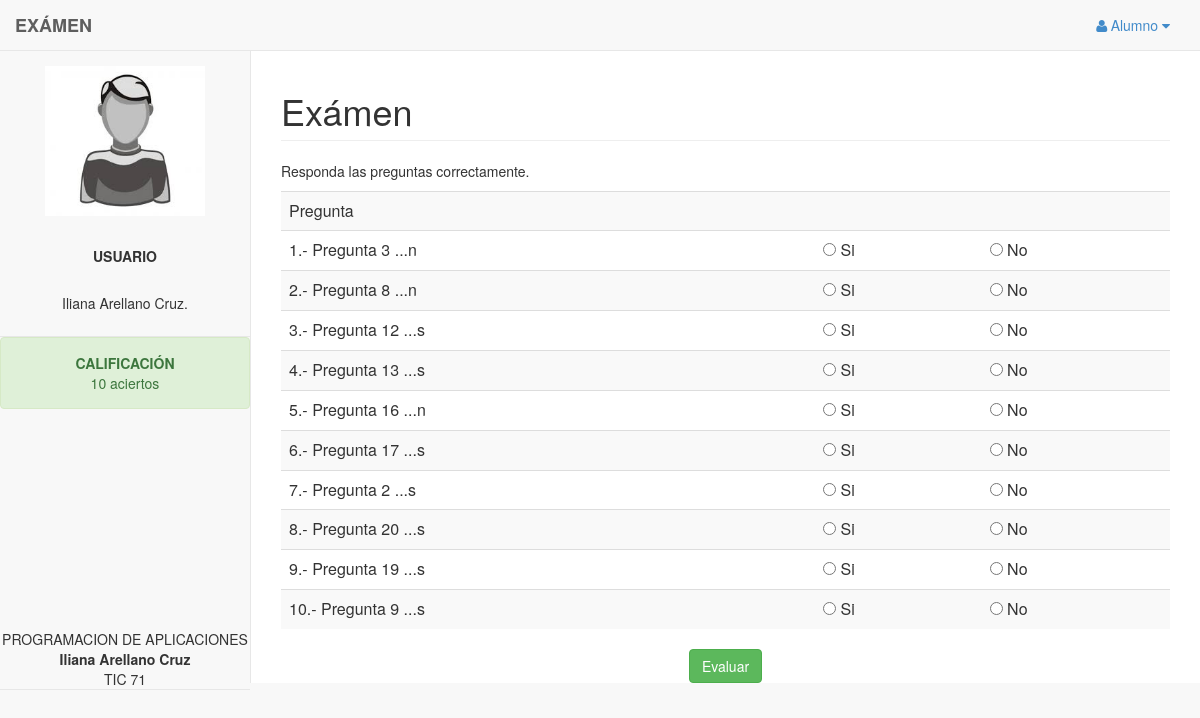
/inicio.php (signed in), run on the app's committed database.
### tables this page shows
CREATE TABLE `usuario` (
  `Id` int(11) NOT NULL,
  `Nombre` varchar(500) DEFAULT NULL,
  `ApellidoPaterno` varchar(500) DEFAULT NULL,
  `ApellidoMaterno` varchar(500) DEFAULT NULL,
  `Telefono` varchar(500) DEFAULT NULL,
  `Calle` varchar(500) DEFAULT NULL,
  `NumeroExterior` int(100) DEFAULT NULL,
  `NumeroInterior` int(100) DEFAULT NULL,
  `Colonia` varchar(500) DEFAULT NULL,
  `Municipio` varchar(500) DEFAULT NULL,
  `Estado` varchar(500) DEFAULT NULL,
  `CP` int(100) DEFAULT NULL,
  `Correo` varchar(500) DEFAULT NULL,
  `Usuario` varchar(500) DEFAULT NULL,
  `Pass` varchar(500) DEFAULT NULL,
  `Nivel` varchar(500) DEFAULT NULL,
  `Estatus` varchar(500) DEFAULT NULL,
  `calificacion` int(11) DEFAULT NULL,
  PRIMARY KEY (`Id`)
);

CREATE TABLE `preguntas` (
  `id_pregunta` int(11) NOT NULL,
  `pregunta` varchar(30) DEFAULT NULL,
  `respuesta` int(11) DEFAULT NULL,
  PRIMARY KEY (`id_pregunta`)
);

### inicio.php (called while the page is built, shortened)
<?php
	require 'templates/header.php';
	require 'class/Preguntas.php';
?>
<?php
	require 'helpers.php';
	controller($_GET['url']);
$pregunta = new Preguntas();
$pregunta->cuestionario();
?>

### controllers/home.php (called while the page is built)
<?php
	$titulo="Exámen";
	$contenido="Responda las preguntas correctamente.";
	$variables=array('titulo'=>$titulo,'contenido'=>$contenido);
	view('home',$variables);
?>

### class/Preguntas.php (the view, shortened to what this page needs)
<?php
	class Preguntas{
		public function cuestionario(){
			echo"<form id='frmdo' name='frmdo'>";
				$sql = "SELECT id_pregunta,pregunta FROM preguntas ORDER BY RAND() LIMIT 10";
				$consulta = mysql_query($sql) or die ("Error al mostrar preguntas".mysql_error());
				echo"<table class=\"table table-striped\">";
					echo"<tr><td colspan='3'>Pregunta</td></tr>";
					for($i = 0; $i < 10; $i++){
						$id = mysql_result($consulta,$i,'id_pregunta');
						$pregunta = mysql_result($consulta,$i,'pregunta');
						$num= $i+1;
						echo"<tr><td>".$num.".- $pregunta</td>";
						echo"<td><input type='radio' name='_respuesta".$i."' value='1'> Si</td>
								<td><input type='radio' name='_respuesta".$i."' value='2'> No</td>
								<input type='hidden' name='_idpregunta".$i."' value='$id'>
							</tr>";
					}
				echo"</table>";
				echo"<center><input type='submit' class='btn btn-success' value='Evaluar' id='Evaluar'></center>";
			echo"</form>";
		}
	}
?>

### templates/header.php (shortened to what this page needs)
<head>
    <link href="bootstrap/css/bootstrap.min.css" rel="stylesheet">
    <link href="bootstrap/css/plugins/metisMenu/metisMenu.min.css" rel="stylesheet">
    <link href="bootstrap/css/plugins/timeline.css" rel="stylesheet">
    <link href="bootstrap/css/sb-admin-2.css" rel="stylesheet">
    <link href="bootstrap/css/plugins/morris.css" rel="stylesheet">
    <link href="bootstrap/font-awesome-4.1.0/css/font-awesome.min.css" rel="stylesheet" type="text/css">
</head>
<body>
	<?php
		require 'menu.php';
	?>
	<div id="page-wrapper">

### templates/menu.php (shortened to what this page needs)
<nav class="navbar navbar-default navbar-static-top" role="navigation" style="margin-bottom: 0">
       <div class="navbar-header">
           <a class="navbar-brand" href="index.html"><b>EXÁMEN</b></a>
       </div>
       <ul class="nav navbar-top-links navbar-right">
           <li class="dropdown">
               <a class="dropdown-toggle" data-toggle="dropdown" href="#">
                   <i class="fa fa-user fa-fw"></i>Alumno   <i class="fa fa-caret-down"></i>
               </a>
           </li>
       </ul>
       <div class="navbar-default sidebar" role="navigation">
           <div class="sidebar-nav navbar-collapse">
               <ul class="nav" id="side-menu">
				<li class="sidebar-search">
					<center>
						<div class="input-group custom-search-form">
							<img src="bootstrap/images/user.jpg" width='160px' height='150px' align='center'><p><br></p>
								<?php
                                   $claveUsuario = $_SESSION["clave"];
									$sql="SELECT CONCAT(Nombre, ' ' ,ApellidoPaterno, ' ' ,ApellidoMaterno) AS ncompleto FROM usuario WHERE id = $claveUsuario";
									$consulta=mysql_query($sql) or die ("Error mostrar usuario".mysql_error());
									$ncompleto=mysql_result($consulta,0,'ncompleto');
									echo"<b>USUARIO</b><p><br></p><h5>$ncompleto.</h5>
						</div>
					</center>
                   </li>
				<li>";
					$sql2="SELECT calificacion FROM usuario WHERE id = $claveUsuario";
					$consulta2=mysql_query($sql2) or die ("Error al mostrar aciertos".mysql_error());
					$calificacion=mysql_result($consulta2,0,'calificacion');
						if($calificacion >= 8){
							echo"<div class='alert alert-success' role='alert'><center><b>CALIFICACIÓN</b><br>$calificacion aciertos</center></div>";
						}
						else{
							echo"<div class='alert alert-danger' role='alert'><center><b>CALIFICACIÓN</b><br>$calificacion aciertos</center></div>";
						}
					?>
				<br style="line-height:200px"/><center>PROGRAMACION DE APLICACIONES<br><b>Iliana Arellano Cruz</b><br>TIC 71</center></li>
               </ul>
           </div>
       </div>
   </nav>

### helpers.php (shortened to what this page needs)
<?php
	function view($plantilla, $variables = array()){
		extract($variables);
		require('views/'.$plantilla.'.tpl.php');
	}
	function controller($nombre){
		$archivo = "controllers/$nombre.php";
		if(file_exists($archivo))
			require($archivo);
		else
			echo"Error, archivo no encontrado";
	}
?>

### views/home.tpl.php
<html>
	<head></head>
	<body>
		<div class="row">
			<div class="col-lg-12">
				<h1 class="page-header"><?=$titulo ?></h1>
				<p><?=$contenido ?></p>
			</div>
		</div>
	</body>
</html>

### data on the page
usuario: calificacion "10"
preguntas: num "1", pregunta "Pregunta 3 ...n"
preguntas: num "2", pregunta "Pregunta 8 ...n"
preguntas: num "3", pregunta "Pregunta 12 ...s"
preguntas: num "4", pregunta "Pregunta 13 ...s"
preguntas: num "5", pregunta "Pregunta 16 ...n"
preguntas: num "6", pregunta "Pregunta 17 ...s"
preguntas: num "7", pregunta "Pregunta 2 ...s"
preguntas: num "8", pregunta "Pregunta 20 ...s"
preguntas: num "9", pregunta "Pregunta 19 ...s"
preguntas: num "10", pregunta "Pregunta 9 ...s"

### other printed values
$ncompleto "Iliana Arellano Cruz"
$titulo "Exámen"
$contenido "Responda las preguntas correctamente."
